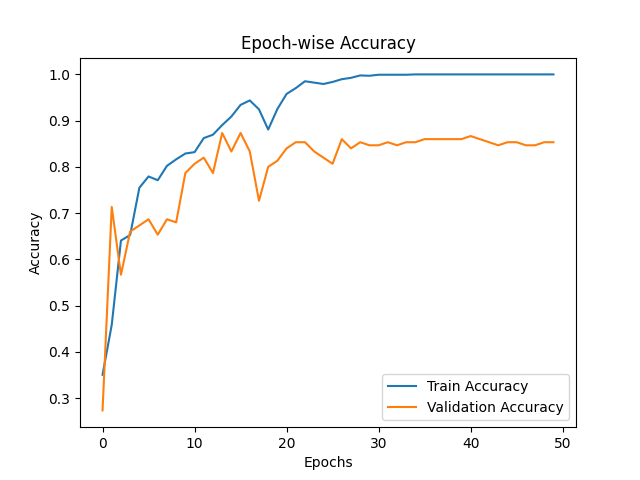

Python code for this plot:
import tensorflow as tf
from tensorflow.keras.layers import Conv2D, MaxPooling2D, Flatten, Dense
from tensorflow.keras.models import Sequential
from A import load_and_preprocess_images
from sklearn.model_selection import train_test_split
import matplotlib.pyplot as plt

train_images, train_labels = load_and_preprocess_images("cifar-3class-data/train/", ["0", "1", "2"],False)


print("Train images shape:", train_images.shape)
print("Train labels shape:", train_labels.shape)

train_images, val_images, train_labels_one_hot, val_labels_one_hot = train_test_split(train_images, train_labels, test_size=0.1, random_state=42)
print(train_images.shape)
print(train_labels_one_hot.shape)


def my_cnn():
    model = Sequential([
        tf.keras.Input(shape=(32, 32, 3)),
        # Input layer: Image shape (32, 32, 3) is implicitly inferred
        Conv2D(64, (3, 3), activation='relu', padding='same'),
        Conv2D(64, (3, 3), activation='relu', padding='same'),
        MaxPooling2D(pool_size=(2, 2), padding='valid'),
        Conv2D(128, (3, 3), activation='relu', padding='same'),
        Conv2D(128, (3, 3), activation='relu', padding='same'),
        MaxPooling2D(pool_size=(2, 2), padding='valid'),
        Flatten(),
        Dense(512, activation='relu'),
        Dense(100, activation='relu'),
        Dense(3, activation='softmax')
    ])

    model.compile(optimizer='adam', loss='categorical_crossentropy', metrics=['accuracy'])

    print(model.summary())
    return model


cnn_model = my_cnn()


history = cnn_model.fit(train_images, train_labels_one_hot, epochs=50, batch_size=200, validation_data=(val_images, val_labels_one_hot))

cnn_model.save('mymodel.h5')


plt.plot(history.history['accuracy'], label='Train Accuracy')
plt.plot(history.history['val_accuracy'], label='Validation Accuracy')
plt.title('Epoch-wise Accuracy')
plt.xlabel('Epochs')
plt.ylabel('Accuracy')
plt.legend()
plt.show()
